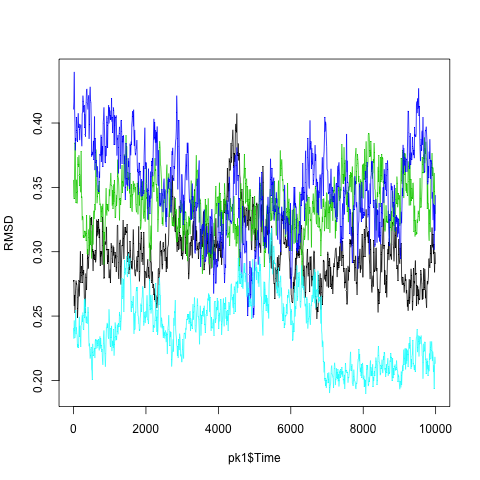

The R source for this figure:
png("plot_pk.png")
pk1<-read.table("pk_rmsd.txt",header=T)
y.min<-min(pk1[,2:5])
y.max<-max(pk1[,2:5])
plot(pk1$ChainA~pk1$Time,type="l",ylim=c(y.min,y.max),ylab="RMSD")
for (i in 3:5) {
	lines(pk1[,i]~pk1$Time, col=i)
}
x<-dev.off()